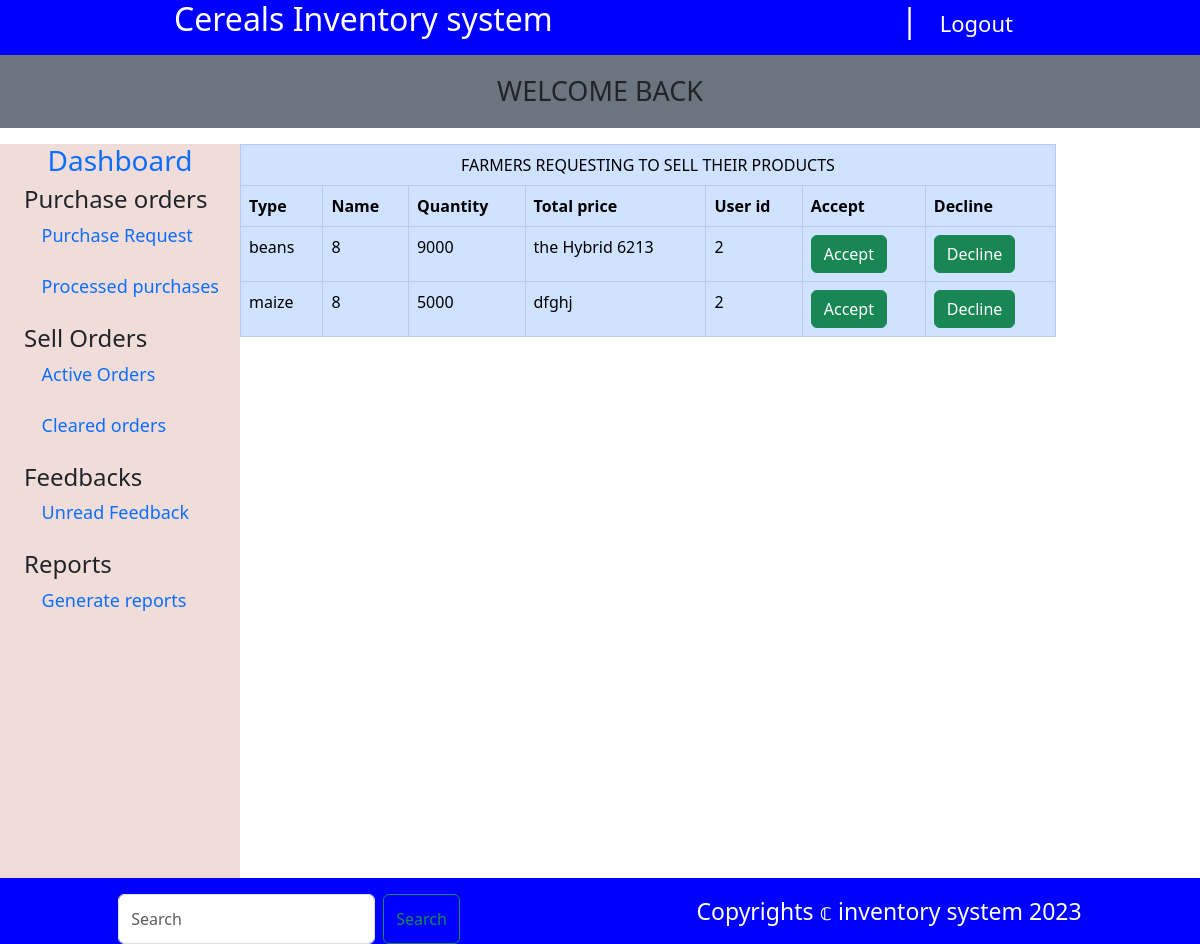
Screenshot of /Admin/sale.php (signed in) with the database file from the repository.
### tables this page shows
CREATE TABLE `sale` (
  `id` int(11) NOT NULL,
  `type` varchar(255) NOT NULL,
  `quantity` int(20) NOT NULL,
  `price` int(20) NOT NULL,
  `description` varchar(255) NOT NULL,
  `total` int(10) NOT NULL,
  `user_id` int(10) NOT NULL,
  `status` int(1) NOT NULL DEFAULT 0
);

### Admin/sale.php (the view, shortened to what this page needs)
<?php
include '../connection.php';
?>
<!doctype html>
<html lang="en">
<head>
    <link rel="stylesheet" href="../CSS/style.css">
</head>
<body>
<div style="background: blue;" class="header d-flex justify-content-around align-content-center">
    <h2 class="text-white">Cereals Inventory system </h2>
    <h2 class="text-white"><?php if(isset($_SESSION['username'])){
        }?>| <a  style="font-size:22px;" href="logout.php" class="btn text-white">Logout</a></h2>
</div>
<?php
if(isset($_SESSION['status'])){
    ?>
    <p style="font-size: 27px;" class="text-center p-3 bg-secondary text-uppercase"><?php echo $_SESSION['status'] ?></p>
    <?php
}
?>
<div class="mainbody d-flex">
    <div class="sidebar">
        <h3 class="text-center text-primary">Dashboard</h3>
        <div class="form-group ms-4">
            <h4>Purchase orders</h4>
            <div class="link">
                <span class="">   <a href="purchase.php">Purchase Request</a></span><br><br>
                <span class="my-5">   <a href="orders.php">Processed purchases</a></span><br><br>
            </div>
        </div>
        <div class="form-group ms-4">
            <h4>Sell Orders</h4>
            <div class="link">
                <span class="">   <a href="sale.php" >Active Orders</a></span><br><br>
                <span class="my-5">   <a href="cleared.php" >Cleared orders</a></span><br><br>
            </div>
        </div>
        <div class="form-group ms-4">
            <h4>Feedbacks</h4>
            <div class="link">
                <span class="">   <a href="feedback.php">Unread Feedback</a></span><br><br>
            </div>
        </div>
        <div class="form-group ms-4">
            <h4>Reports</h4>
            <div class="link">
                <span class="">   <a href="reports.php" >Generate reports</a></span><br><br>
            </div>
        </div>
    </div>
    <div class="main_content">
        <table class="table table-responsive-sm table-primary table-hover table-bordered">
            <thead>
            <tr><td class="text-center text-uppercase" colspan="7">Farmers requesting to sell their products</td></tr>
            <tr>
                <th>Type</th>
                <th>Name</th>
                <th>Quantity</th>
                <th>Total price</th>
                <th>User id</th>
                <th colspan="">Accept</th>
                <th colspan="">Decline</th>
            </tr>
            </thead>
            <tbody>
            <?php
            $ordered_food="select * from sale where status='0'";
            $ordered_foodrun=mysqli_query($conn,$ordered_food);
            while($rows=mysqli_fetch_assoc($ordered_foodrun)){
                ?>
                <tr>
                    <td><?php echo $rows['type']?></td>
                    <td><?php echo $rows['quantity']?></td>
                    <td><?php echo $rows['price']?></td>
                    <td><?php echo $rows['description']?></td>
                    <td><?php echo $rows['user_id']?></td>
                    <td>
                        <form action="processor.php" method="post">
                            <button type="submit" name="acceptsale" class="btn btn-success">Accept</button>
                        </form>
                    </td>
                    <td>
                        <form action="processor.php" method="post">
                            <button type="submit" name="declinesale" class="btn btn-success">Decline</button>
                        </form>
                    </td>
                </tr>
                <?php
            }
            ?>
            </tbody>
        </table>
    </div>
</div>
<div style="background: blue; position: fixed;bottom: 0px; width: 100%;" class="header d-flex justify-content-around align-content-center pt-3">
    <form class="d-flex" role="search">
        <input class="form-control me-2" type="search" placeholder="Search" aria-label="Search">
        <button class="btn btn-outline-success" type="submit">Search</button>
    </form>
    <p style="color: white; font-size: 23px;">Copyrights &copf; inventory system 2023</p>
</div>
</body>
</html>

### Admin/sale.php (style rules this page uses)
.sidebar { width:20vw;height:100vh;background:#F0DDDA; }
.main_content { width:68vw;height:100vh; }
.link a { text-decoration: none; font-size: 18px; padding: 0.5rem; }
span { padding: 0.6rem; }

### rows the page displays
sale: type "beans", quantity "8", price "9000", description "the Hybrid 6213", user "2"
sale: type "maize", quantity "8", price "5000", description "dfghj", user "2"

### other values shown
$_SESSION['status'] "WELCOME BACK"
